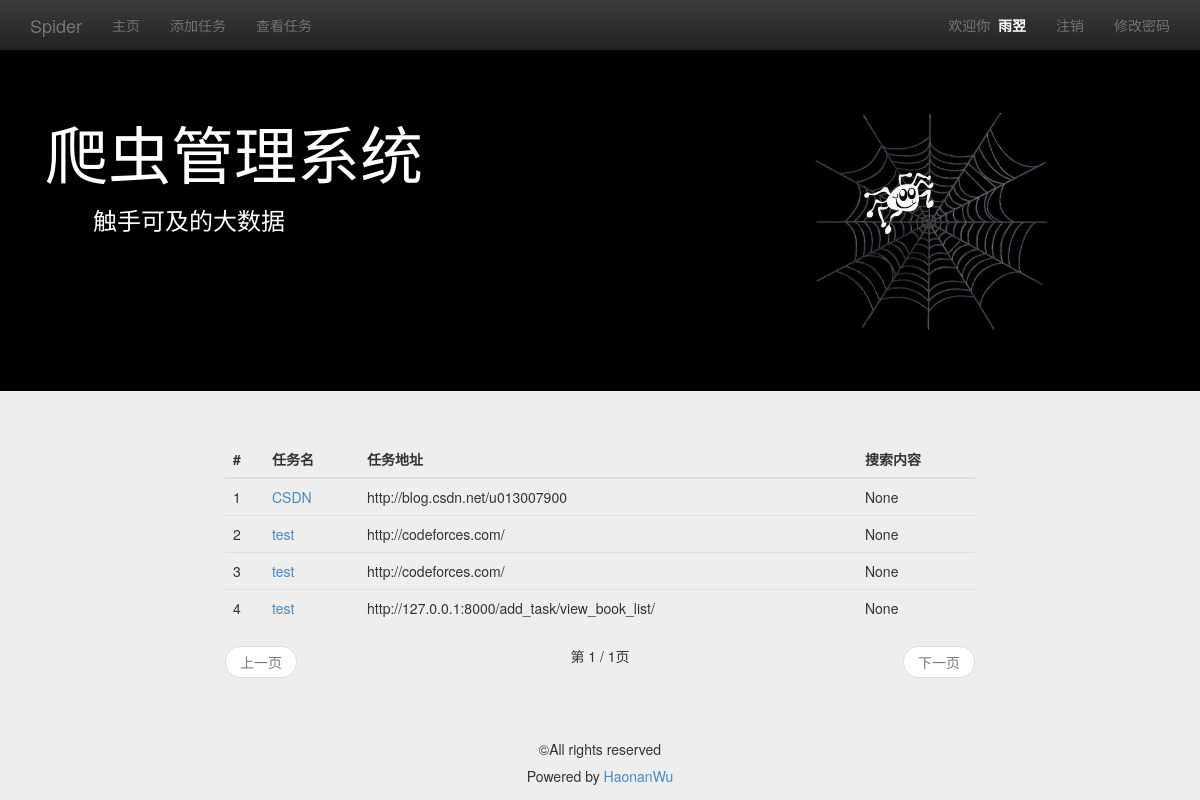
The app's page /view_task_list/ (signed in), older data.
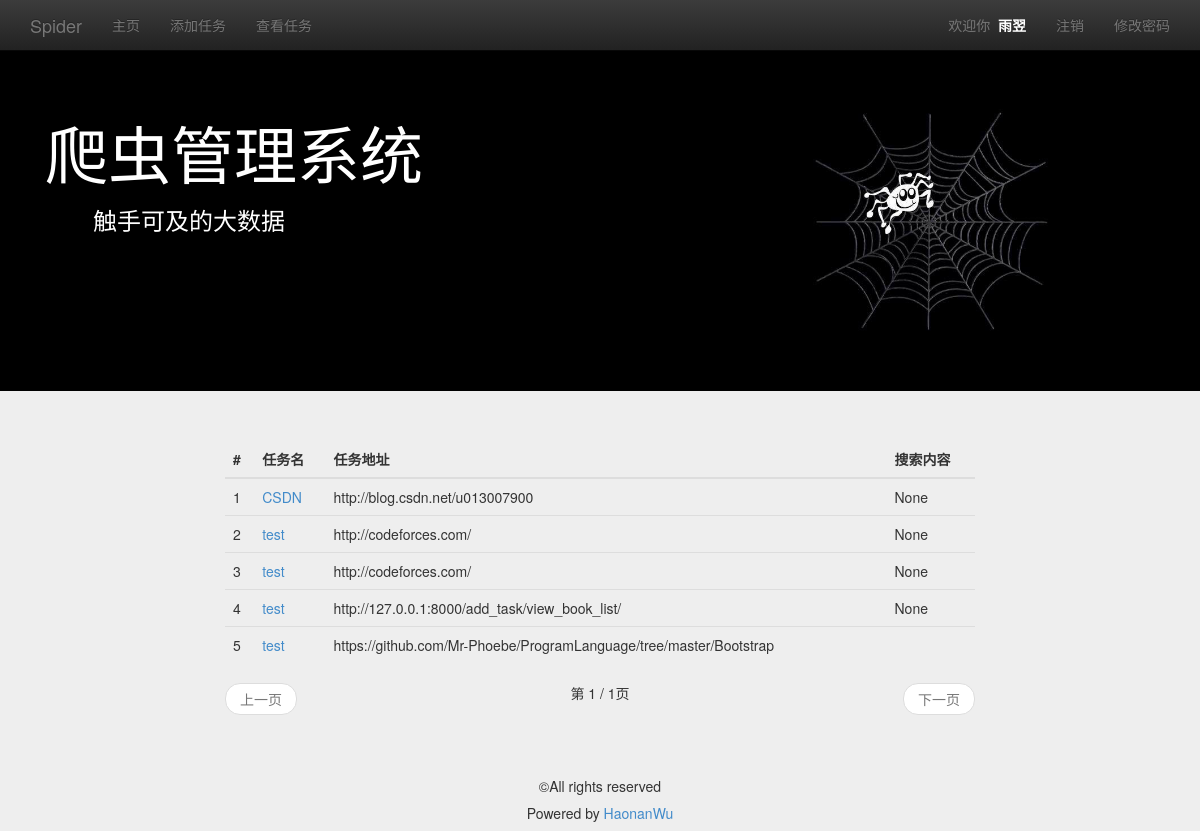
The same page, newer data.
### management/models.py (models this page shows, shortened)
class Task(models.Model):
    user = models.ForeignKey(MyUser, related_name='task')
    url = models.CharField(max_length=512, null=True)
    name = models.CharField(max_length=128)
    content = models.CharField(max_length=128, null=True)

### management/views.py (the view)
# urls.py: url(r'^view_task_list/$', views.view_task_list, name='view_task_list'),
@login_required
def view_task_list(request):
    user = request.user
    task_list = Task.objects.filter(user=user.myuser)
    paginator = Paginator(task_list, 5)
    page = request.GET.get('page')
    try:
        task_list = paginator.page(page)
    except PageNotAnInteger:
        task_list = paginator.page(1)
    except EmptyPage:
        task_list = paginator.page(paginator.num_pages)
    content = {
        'user': user,
        'active_menu': 'view_task',
        'task_list': task_list,
    }
    return render(request, 'management/view_task_list.html', content)

### templates/management/view_task_list.html
{% extends "management/base.html" %} {% load staticfiles %} {% block title %}查看任务{% endblock %} {% block content %}
    <div class="container">
        <div class="row">
            <div class="col-md-8 col-md-offset-2">
                <br>
                <table class="table table-hover">
                    <thead>
                    <tr>
                        <th>#</th>
                        <th>任务名</th>
                        <th>任务地址</th>
                        <th>搜索内容</th>
                    </tr>
                    </thead>
                    <tbody>
                    {% for task in task_list %}
                        <tr>
                            <td>{{ forloop.counter }}</td>
                            <td><a href="{% url 'detail' %}?id={{ task.id }}">{{ task.name }}</a></td>
                            <td>{{ task.url }}</td>
                            <td>{{ task.content }}</td>
                        </tr>
                    {% empty %}
                        <tr>
                            <td>暂无任务</td>
                        </tr>
                    {% endfor %}
                    </tbody>
                </table>
                <nav>
                    <ul class="pager">
                        {% if task_list.has_previous %}
                            <li class="previous"><a
                                    href="?typ={{ query_category }}&page={{ task_list.previous_page_number }}">上一页</a>
                            </li>
                        {% else %}
                            <li class="previous disabled"><a href="#">上一页</a></li>
                        {% endif %} 第 {{ task_list.number }} / {{ task_list.paginator.num_pages }}页
                        {% if task_list.has_next %}
                            <li class="next"><a href="?typ={{ query_category }}&page={{ task_list.next_page_number }}">下一页</a>
                            </li>
                        {% else %}
                            <li class="next disabled"><a href="#">下一页</a></li>
                        {% endif %}
                    </ul>
                </nav>
            </div>
        </div>
    </div>
{% endblock %}

Row changes from the older to the newer data that the page shows:
added Task: name "test", url "https://github.com/Mr-Phoebe/ProgramLanguage/tree/master/Bootstrap"
